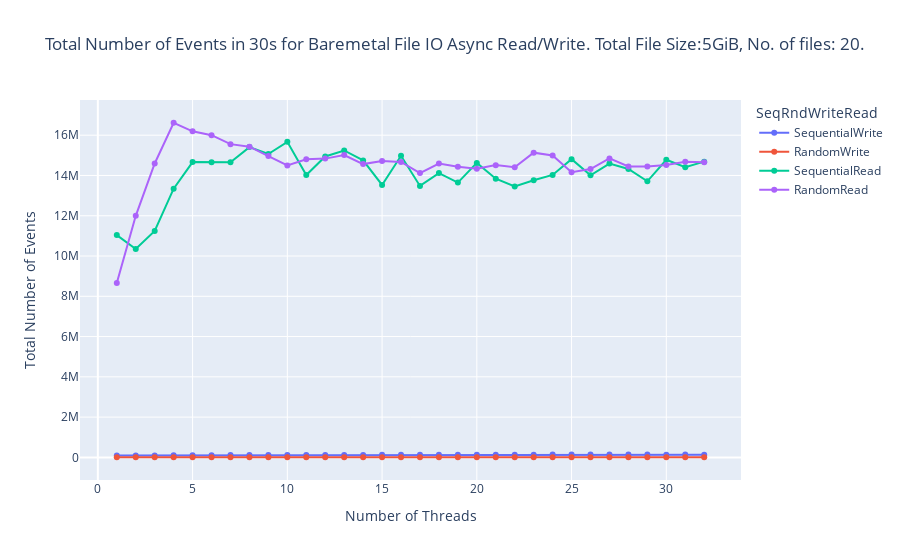

The cell this chart's notebook holds for it:
### Code cell
import plotly.express as px
fig = px.line(docker_async_df, x='Number of Threads', y='Total Number of Events', color='SeqRndWriteRead', markers=True, title=f"Total Number of Events in 30s for Docker Container File IO Async Read/Write. Total File Size:{docker_async_df['Total File Size'][0]}, No. of files: {docker_async_df['Number of Files'][0]}.")
fig.show()

### Figure 1 — Plotly figure (JSON) as saved in the notebook; plotly's stock layout.template omitted (floating-point values rounded to 4 significant figures)
{"data": [{"hovertemplate": "SeqRndWriteRead=SequentialWrite<br>Number of Threads=%{x}<br>Total Number of Events=%{y}<extra></extra>", "legendgroup": "SequentialWrite", "line": {"color": "#636efa", "dash": "solid"}, "marker": {"symbol": "circle"}, "mode": "markers+lines", "name": "SequentialWrite", "orientation": "v", "showlegend": true, "type": "scatter", "x": [1, 2, 3, 4, 5, 6, 7, 8, 9, 10, 11, 12, 13, 14, 15, 16, 17, 18, 19, 20, 21, 22, 23, 24, 25, 26, 27, 28, 29, 30, 31, 32], "xaxis": "x", "y": [91785, 93353, 94766, 101622, 104392, 106184, 116026, 113142, 117235, 113388, 114229, 117714, 122270, 121193, 125874, 124309, 125322, 131156, 126358, 131758, 128272, 135596, 133466, 137636, 137989, 138584, 140879, 137028, 141266, 136433, 143207, 132113], "yaxis": "y"}, {"hovertemplate": "SeqRndWriteRead=RandomWrite<br>Number of Threads=%{x}<br>Total Number of Events=%{y}<extra></extra>", "legendgroup": "RandomWrite", "line": {"color": "#EF553B", "dash": "solid"}, "marker": {"symbol": "circle"}, "mode": "markers+lines", "name": "RandomWrite", "orientation": "v", "showlegend": true, "type": "scatter", "x": [1, 2, 3, 4, 5, 6, 7, 8, 9, 10, 11, 12, 13, 14, 15, 16, 17, 18, 19, 20, 21, 22, 23, 24, 25, 26, 27, 28, 29, 30, 31, 32], "xaxis": "x", "y": [7188, 7188, 7426, 7316, 7674, 7672, 7560, 7432, 7184, 7302, 6824, 7197, 6836, 6956, 6840, 6823, 6947, 6349, 6825, 6951, 6468, 6468, 6712, 6480, 6462, 6477, 6720, 6719, 6838, 7078, 6706, 7071], "yaxis": "y"}, {"hovertemplate": "SeqRndWriteRead=SequentialRead<br>Number of Threads=%{x}<br>Total Number of Events=%{y}<extra></extra>", "legendgroup": "SequentialRead", "line": {"color": "#00cc96", "dash": "solid"}, "marker": {"symbol": "circle"}, "mode": "markers+lines", "name": "SequentialRead", "orientation": "v", "showlegend": true, "type": "scatter", "x": [1, 2, 3, 4, 5, 6, 7, 8, 9, 10, 11, 12, 13, 14, 15, 16, 17, 18, 19, 20, 21, 22, 23, 24, 25, 26, 27, 28, 29, 30, 31, 32], "xaxis": "x", "y": [11039581, 10345794, 11242546, 13346798, 14665385, 14659512, 14652640, 15408000, 15067208, 15671983, 14019730, 14945938, 15242197, 14749034, 13529041, 14977729, 13481130, 14119451, 13646042, 14623221, 13841560, 13450969, 13765582, 14027636, 14809868, 14006061, 14590127, 14320768, 13711237, 14778890, 14409956, 14686619], "yaxis": "y"}, {"hovertemplate": "SeqRndWriteRead=RandomRead<br>Number of Threads=%{x}<br>Total Number of Events=%{y}<extra></extra>", "legendgroup": "RandomRead", "line": {"color": "#ab63fa", "dash": "solid"}, "marker": {"symbol": "circle"}, "mode": "markers+lines", "name": "RandomRead", "orientation": "v", "showlegend": true, "type": "scatter", "x": [1, 2, 3, 4, 5, 6, 7, 8, 9, 10, 11, 12, 13, 14, 15, 16, 17, 18, 19, 20, 21, 22, 23, 24, 25, 26, 27, 28, 29, 30, 31, 32], "xaxis": "x", "y": [8657529, 11995618, 14595247, 16618525, 16193986, 16000626, 15556165, 15431577, 14965612, 14495818, 14805838, 14837427, 15016709, 14565419, 14716248, 14670036, 14118020, 14593197, 14436334, 14335124, 14514054, 14405934, 15132662, 14995462, 14162355, 14321495, 14845400, 14449744, 14443683, 14525757, 14685106, 14651651], "yaxis": "y"}], "layout": {"legend": {"title": {"text": "SeqRndWriteRead"}, "tracegroupgap": 0}, "title": {"text": "Total Number of Events in 30s for Baremetal File IO Async Read/Write. Total File Size:5GiB, No. of files: 20."}, "xaxis": {"anchor": "y", "domain": [0, 1], "title": {"text": "Number of Threads"}}, "yaxis": {"anchor": "x", "domain": [0, 1], "title": {"text": "Total Number of Events"}}}}
